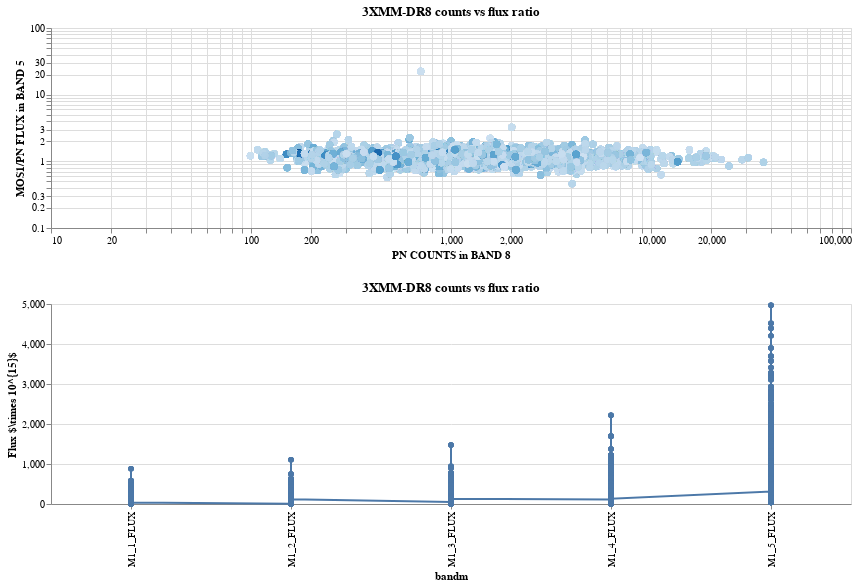

Notebook source saved alongside this figure:
### Code cell
#fig, ax = plt.subplots(figsize=(15,10))
#ax.loglog(tsel['PN_8_CTS'],tsel['M1_5_FLUX']/tsel['PN_5_FLUX'],'bo')
#ax.grid()
#ax.set_xlabel('PN COUNTS in BAND 8')
#ax.set_ylabel('MOS1/PN FLUX BAND 5')
#ax.plot(ax.get_xlim(), ax.get_ylim(), ls="--", c=".3")
#
# interactive plot with altair
#
# extract some relevant columns
#
xtab = tsel['DETID','SRCID','DR3SRCID',\
            'M1_1_FLUX','M1_2_FLUX','M1_3_FLUX','M1_4_FLUX','M1_5_FLUX',\
            'PN_1_FLUX','PN_2_FLUX','PN_3_FLUX','PN_4_FLUX','PN_5_FLUX',\
            'PN_8_CTS', 'PN_ONTIME', 'M1_ONTIME', 'DIST_NN'].to_pandas()
xtab['ratio_5'] = xtab['M1_5_FLUX']/xtab['PN_5_FLUX']

selector = alt.selection_single(empty='all', fields=['DETID'])

base = alt.Chart(xtab).properties(
    title="3XMM-DR8 counts vs flux ratio",width=800,height=200).add_selection(selector).transform_fold(
    ['M1_1_FLUX','M1_2_FLUX','M1_3_FLUX','M1_4_FLUX','M1_5_FLUX'],
    as_=["bandm","mos1"]).transform_fold(
    ['PN_1_FLUX','PN_2_FLUX','PN_3_FLUX','PN_4_FLUX','PN_5_FLUX'],
    as_=["bandq","pn"])

points = base.mark_point(filled=True, size=50).encode(
    x=alt.X(
        'PN_8_CTS',
        scale=alt.Scale(type='log'),
        axis=alt.Axis(title='PN COUNTS in BAND 8')
    ),
    y=alt.Y(
        'ratio_5',
        scale=alt.Scale(type='log'),
        axis=alt.Axis(title="MOS1/PN FLUX in BAND 5")
    ),
    color=alt.condition(selector, 'DIST_NN', alt.value('lightgray'), legend=None),
    tooltip=['DR3SRCID','PN_5_FLUX','M1_5_FLUX','M1_ONTIME','PN_ONTIME','DIST_NN']
).interactive()

#
# now the SED
sed1 = base.mark_line(point=True).encode(
    x='bandm:N',
    y=alt.Y(
        'fx:Q',
        #scale=alt.Scale(type='log'),
        axis=alt.Axis(title=r'Flux $\times 10^{15}$')
   )).transform_calculate(
    fx='datum.mos1*1.0e15').transform_filter(
    selector
    )

sed2 = base.mark_line(point=True).encode(
    x='bandp:N',
    y=alt.Y(
        'fy:Q',
        #scale=alt.Scale(type='log'),
        #axis=alt.Axis(title='Flux')
   )).transform_calculate(
    fy='datum.pn*1.0e15').transform_filter(
    selector
    )

alt.vconcat(points,(sed1))
#sed

### Figure 1 — Vega-Lite specification as saved in the notebook (floating-point values rounded to 4 significant figures; data arrays with more than 128 entries replaced by an {"elided": "..."} marker saying what was removed)
{"$schema": "https://vega.github.io/schema/vega-lite/v3.4.0.json", "config": {"mark": {"tooltip": null}, "view": {"height": 300, "width": 400}}, "data": {"name": "data-0b6eee527f83eb1ad639ecd1b50381e7"}, "datasets": {"data-0b6eee527f83eb1ad639ecd1b50381e7": {"elided": "1697 records"}}, "vconcat": [{"encoding": {"color": {"condition": {"field": "DIST_NN", "legend": null, "selection": "selector118", "type": "quantitative"}, "value": "lightgray"}, "tooltip": [{"field": "DR3SRCID", "type": "quantitative"}, {"field": "PN_5_FLUX", "type": "quantitative"}, {"field": "M1_5_FLUX", "type": "quantitative"}, {"field": "M1_ONTIME", "type": "quantitative"}, {"field": "PN_ONTIME", "type": "quantitative"}, {"field": "DIST_NN", "type": "quantitative"}], "x": {"axis": {"title": "PN COUNTS in BAND 8"}, "field": "PN_8_CTS", "scale": {"type": "log"}, "type": "quantitative"}, "y": {"axis": {"title": "MOS1/PN FLUX in BAND 5"}, "field": "ratio_5", "scale": {"type": "log"}, "type": "quantitative"}}, "height": 200, "mark": {"filled": true, "size": 50, "type": "point"}, "selection": {"selector118": {"empty": "all", "fields": ["DETID"], "type": "single"}, "selector119": {"bind": "scales", "encodings": ["x", "y"], "type": "interval"}}, "title": "3XMM-DR8 counts vs flux ratio", "transform": [{"as": ["bandm", "mos1"], "fold": ["M1_1_FLUX", "M1_2_FLUX", "M1_3_FLUX", "M1_4_FLUX", "M1_5_FLUX"]}, {"as": ["bandq", "pn"], "fold": ["PN_1_FLUX", "PN_2_FLUX", "PN_3_FLUX", "PN_4_FLUX", "PN_5_FLUX"]}], "width": 800}, {"encoding": {"x": {"field": "bandm", "type": "nominal"}, "y": {"axis": {"title": "Flux $\\times 10^{15}$"}, "field": "fx", "type": "quantitative"}}, "height": 200, "mark": {"point": true, "type": "line"}, "selection": {"selector118": {"empty": "all", "fields": ["DETID"], "type": "single"}}, "title": "3XMM-DR8 counts vs flux ratio", "transform": [{"as": ["bandm", "mos1"], "fold": ["M1_1_FLUX", "M1_2_FLUX", "M1_3_FLUX", "M1_4_FLUX", "M1_5_FLUX"]}, {"as": ["bandq", "pn"], "fold": ["PN_1_FLUX", "PN_2_FLUX", "PN_3_FLUX", "PN_4_FLUX", "PN_5_FLUX"]}, {"as": "fx", "calculate": "datum.mos1*1.0e15"}, {"filter": {"selection": "selector118"}}], "width": 800}]}
